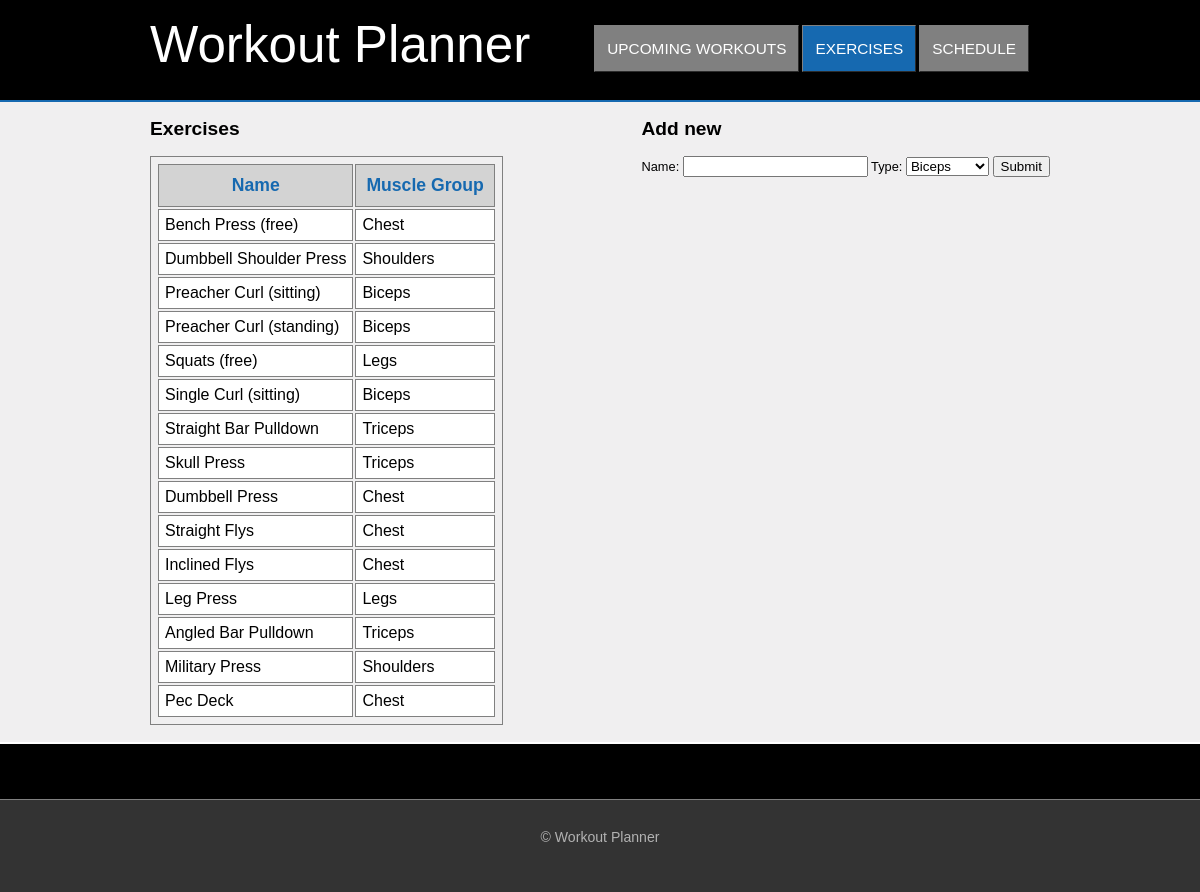
Screenshot of /exercises with the database file from the repository.
### tables this page shows
CREATE TABLE `exercise` (
  `id` int(11) NOT NULL auto_increment,
  `name` varchar(30) NOT NULL,
  `type` varchar(30) NOT NULL,
  PRIMARY KEY  (`id`),
  UNIQUE KEY `name` (`name`)
);

### exercises.php (the view, shortened to what this page needs)
<html>
	<head>
		<link rel="stylesheet" type="text/css" href="css/smoothness/jquery-ui-1.8.16.custom.css" />
		<link rel="stylesheet" type="text/css" href="css/style.css" />
	</head>
<body>
	<div class="container">
		<div class="header">
			<div class="innerHeader">
				<div class="logo">
					<span>Workout Planner</span>
				</div>
				<div class="menuPanel">
					<ul id="menu" class="menu">
						<li class="menu-item">
							<a href=".">Upcoming workouts</a>
						</li>
						<li class="menu-item">
							<a href="exercises.php" class="selected">exercises</a>
						</li>
						<li class="menu-item">
							<a href="#">schedule</a>
						</li>
					</ul>
				</div>
			</div>
		</div>
		<div class="content">
			<div class="page-content">
				<div class="left-content">
				<h2>Exercises</h2>
				<?php
					$sql = 'select * from exercise';
					$defaultDir = 'asc';
					$nDir = $defaultDir;
					$tDir = $defaultDir;
					$result = mysql_query($sql);
					echo '<table class="weights">'.
						 '<tr>'.
							'<th><a href="?orderby=name&dir='.$nDir.'">Name</a></th>'.
							'<th><a href="?orderby=type&dir='.$tDir.'">Muscle Group</a></th>'.
						 '</tr>';
					if($result) {
						while($row = mysql_fetch_array($result)){
							echo '<tr>'
								. '<td>' . $row['name'] . '</td>'
								. '<td>' . $row['type'] . '</td>'
								. '</tr>';
						}
					}
					echo '</table>';
				?>
				</div>
				<div class="right-content">
					<h2>Add new</h2>
					<div class="form">
						<form action="addExercise.php" method="post">
							Name: <input type="text" name="name" />
							Type: <select type="text" name="type">
										<option value="Biceps">Biceps</option>
									</select>
							<input type="submit"/>
						</form>
					</div>
				</div>
			</div>
		</div>
		<div class="footerGap"></div>
	</div>
	<div class="footer">
		<div class="footerTop">
		</div>
		<br/>
		<p>&copy; Workout Planner</p>
	</div>
</body>
</html>

### css/style.css (style rules this page uses)
html,body { height: 100%; }
body { background: none repeat scroll 0 0 #F0EFF0; font: 80% Arial,Helvetica,Verdana,Sans-Serif; margin: 0; padding: 0; color:black; }
a { color:white; }
.container { min-height: 100%; height: auto !important; height: 100%; margin: 0 auto -150px; }
.header { height: 100px; background-color:black; border-bottom: 2px solid #1669B0; }
.innerHeader { margin-left:auto; margin-right:auto; width: 900px; height:100%; }
.logo { float:left; height: 65px; width:400px; position: relative; top:15%; font-size:4em; color:white; }
.menuPanel { float: right; height:50px; position: relative; top:25%; right:2% }
.menu { font-size: 1.2em; list-style: none outside none; }
.menu-item { float: left; margin-right: 3px; }
.menu-item a { background: none repeat scroll 0 0 #808080; border:1px outset grey; text-transform: uppercase; text-decoration: none; color:white; padding:14px 12px 14px 12px; }
.menu-item a.selected { background: none repeat scroll 0 0 #1669B0; }
.content { min-height:640px; height:auto !important; height:640px; }
.page-content { width: 900px; margin:0 auto 0 auto; }
.left-content { float:left; width:48%: }
.right-content { float:right; width:48%: }
.footer,.footerGap { height:150px; }
.footer { color:#B2B2B2; background-color:#333333; text-align:center; }
.footer >p { font-size:1.1em; }
.footerTop { border-top:2px solid white; border-bottom:1px solid grey; padding: 20px 0px 35px 0px; background-color:black; }
table.weights { border: 1px solid gray; padding:5px; }
table.weights th { border: 1px solid gray; padding: 10px; background-color: lightGrey; }
table.weights td { border: 1px solid gray; padding: 6px; background-color: white; }
table.weights a { color:#1669B0; text-decoration:none; font-size:1.1em; }

### rows the page displays
exercise: name "Bench Press (free)", type "Chest"
exercise: name "Dumbbell Shoulder Press", type "Shoulders"
exercise: name "Preacher Curl (sitting)", type "Biceps"
exercise: name "Preacher Curl (standing)", type "Biceps"
exercise: name "Squats (free)", type "Legs"
exercise: name "Single Curl (sitting)", type "Biceps"
exercise: name "Straight Bar Pulldown", type "Triceps"
exercise: name "Skull Press", type "Triceps"
exercise: name "Dumbbell Press", type "Chest"
exercise: name "Straight Flys", type "Chest"
exercise: name "Inclined Flys", type "Chest"
exercise: name "Leg Press", type "Legs"
exercise: name "Angled Bar Pulldown", type "Triceps"
exercise: name "Military Press", type "Shoulders"
exercise: name "Pec Deck", type "Chest"
